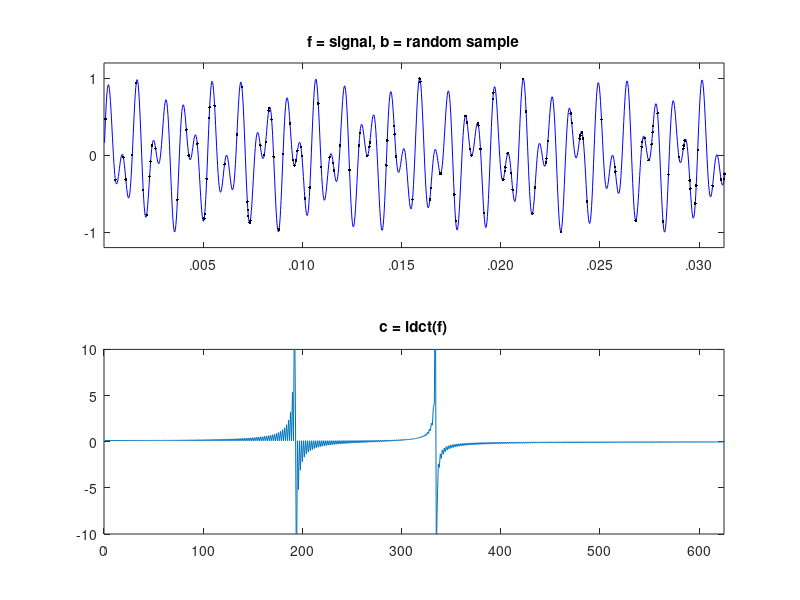

Write the MATLAB code that produced this figure. (Note: this script raises an error after producing the figure.)

  disp(' 1  2  3');
  disp(' 4  5  6');
  disp(' 7  8  9');
  disp(' *  0  #');
choice=input('please choose a key: ');
switch(choice)
    case 1
        a=697;
        b=1209;
    case 2
        a=697;
        b=1336;
    case 3
        a=697;
        b=1477;
    case 4
        a=770;
        b=1209;
    case 5
        a=770;
        b=1336;
    case 6
        a=770;
        b=1477;
     case 7
        a=852;
        b=1209;
     case 8
        a=852;
        b=1336;
     case 9
        a=852;
        b=1477;
      case '*'
        a=941;
        b=1209; 
      case 0
        a=941;
        b=1336;
      case '#'
        a=941;
        b=1477;
    otherwise
        fprintf('invalid key entered');
end

Fs = 40000; %sampling frequency
t = (1:Fs/8)'/Fs; %sampling rate
f = (sin(2*pi*a*t) + sin(2*pi*b*t))/2; %average of frequency components of the two sinusoids
n = length(f); %n=5000
m = ceil(n/10); %m=500
k = randperm(n)';
k = sort(k(1:m));
b = f(k); %random samples

% Plot f and b.
% Plot idct(f) = inverse discrete cosine transform.

axf = [0 max(t)/4 -1.2 1.2];
axd = [0 n/8 -10 10];
figure(1);
subplot(2,1,1)
plot(t,f,'b-',t(k),b,'k.')
axis(axf);
set(gca,'xtick',.005:.005:.030,'ytick',-1:1, ...
   'xticklabel',{'.005','.010','.015','.020','.025','.030'})
title('f = signal, b = random sample')
subplot(2,1,2)
plot(idct(f))
axis(axd);
set(gca,'xtick',0:100:600)
title('c = idct(f)')
drawnow

% A = rows of DCT matrix with indices of random sample.

A = zeros(m,n);
for i = 1:m
   ek = zeros(1,n);
   ek(k(i)) = 1;
   A(i,:) = idct(ek);
end

% y = l_2 solution to A*y = b.

y = pinv(A)*b;

% x = l_1 solution to A*x = b.
% Use "L1 magic".

x = l1eq_pd(y,A,A',b,5e-3,32,1,1);%last two args are ignored if %A is a matrix,which it is in this case,hence any arguements may 
%be passed,A' is also ignored when A is a matrix

% Plot x and dct(x).
% Good comparison with f.

figure(2)
subplot(2,1,1)
plot(x)
axis(axd);
set(gca,'xtick',0:100:600)
title('x = {\it l}_1 solution, A*x = b ')
subplot(2,1,2)
plot(t,dct(x))
axis(axf);
set(gca,'xtick',.005:.005:.030,'ytick',-1:1, ...
   'xticklabel',{'.005','.010','.015','.020','.025','.030'})
title('dct(x)')

% Plot y and dct(y).
% Lousy comparison with f.

figure(3)
subplot(2,1,1)
plot(y)
axis(axd);
set(gca,'xtick',0:100:600)
title('y = {\it l}_2 solution, A*y = b ')
subplot(2,1,2)
plot(t,dct(y))
axis(axf);
set(gca,'xtick',.005:.005:.030,'ytick',-1:1, ...
   'xticklabel',{'.005','.010','.015','.020','.025','.030'})
title('dct(y)')

% Play three sounds.

sound(f,Fs)
pause(1)
sound(dct(x),Fs);
pause(1)
sound(dct(y),Fs)
